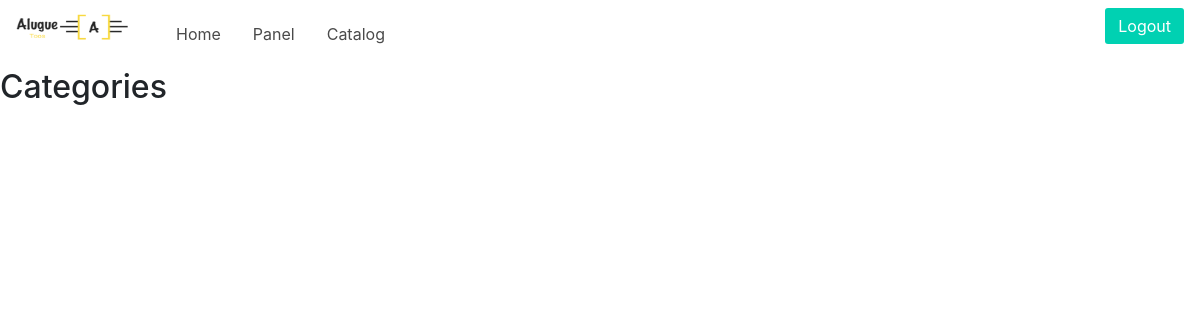
The app's page /catalog/ (signed in), older data.
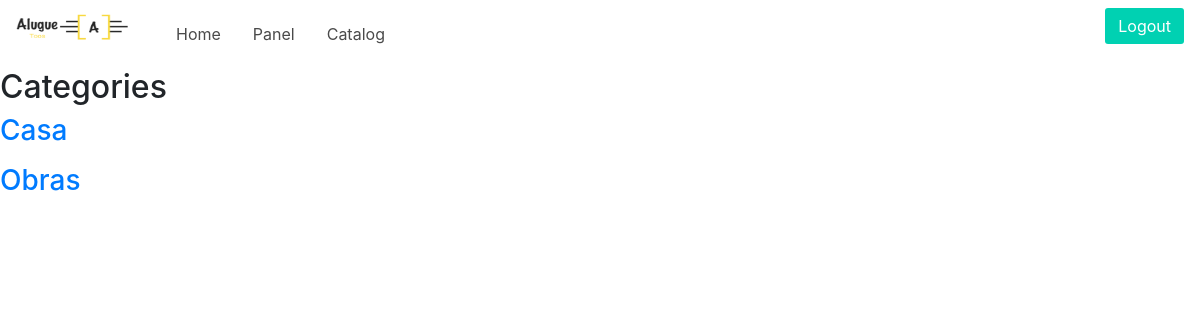
The same page, newer data.
### catalog/models.py (models this page shows)
class Category(models.Model):
    name = models.CharField('Name', max_length=100)
    slug = models.SlugField('Unique identifier', max_length=100)
    created = models.DateTimeField('Created on', auto_now_add=True)
    modified = models.DateTimeField('Modified on', auto_now=True)
    class Meta:
        verbose_name = 'Category'
        verbose_name_plural = 'Categories'
        ordering = ['name']
    def __str__(self):
        return self.name
    def get_absolut_url(self):
        return reverse('catalog:category', kwargs={'slug': self.slug})

### catalog/views.py (the view)
class CatalogListView(generic.ListView):
    model = Category
    template_name = 'product/product_list.html'

### templates/product/product_list.html (shortened to what this page needs)
{% extends 'base.html' %}
{% block content %}
    <h2>Categories</h2>
    {% for category in category_list %}
        <a href="{{ category.get_absolut_url }}"><h3>{{ category }}</h3></a>
    {% endfor %}
{% endblock %}

Row changes from the older to the newer data that the page shows:
added Category: name "Casa"
added Category: name "Obras"
